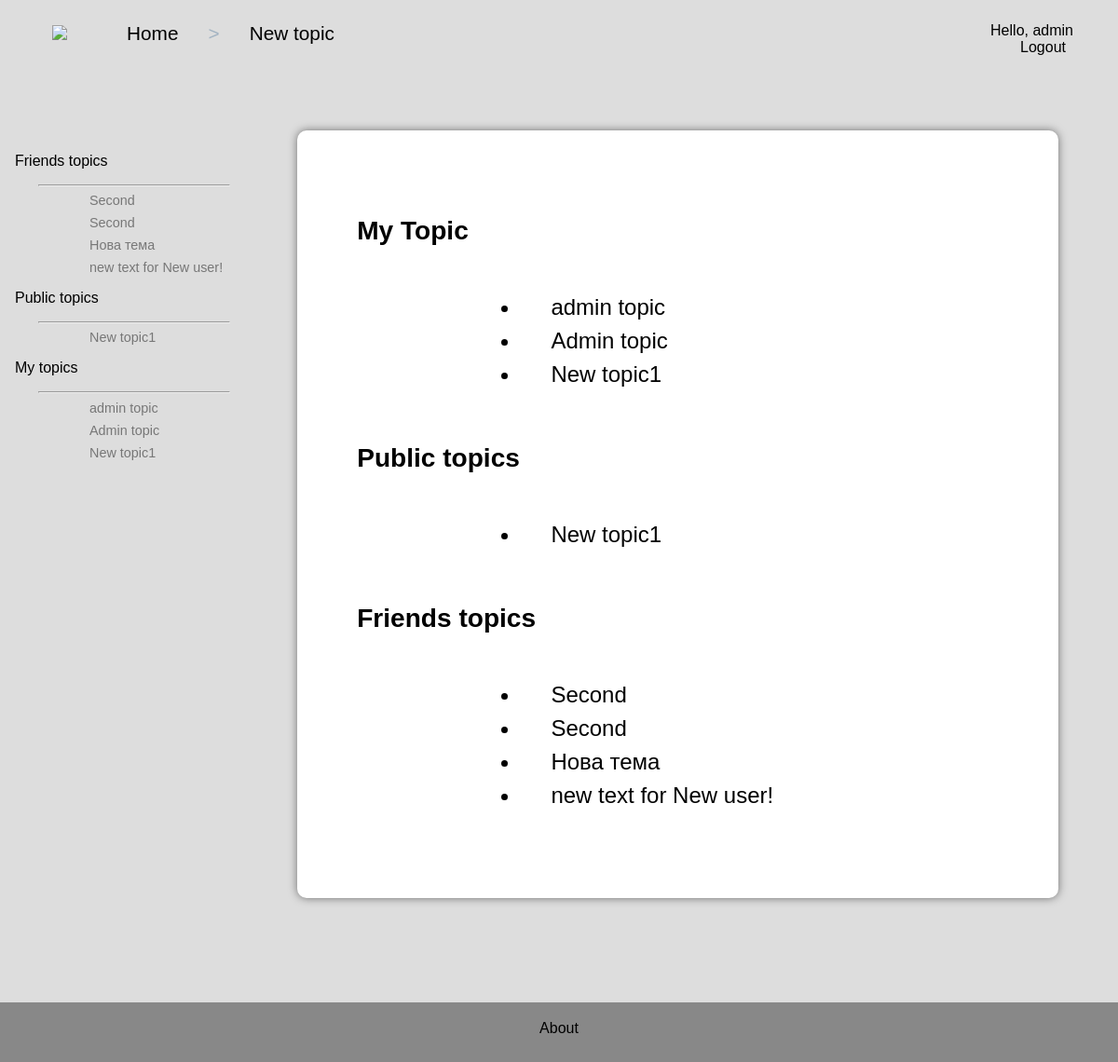
The app's page /blog/topics/ (signed in), older data.
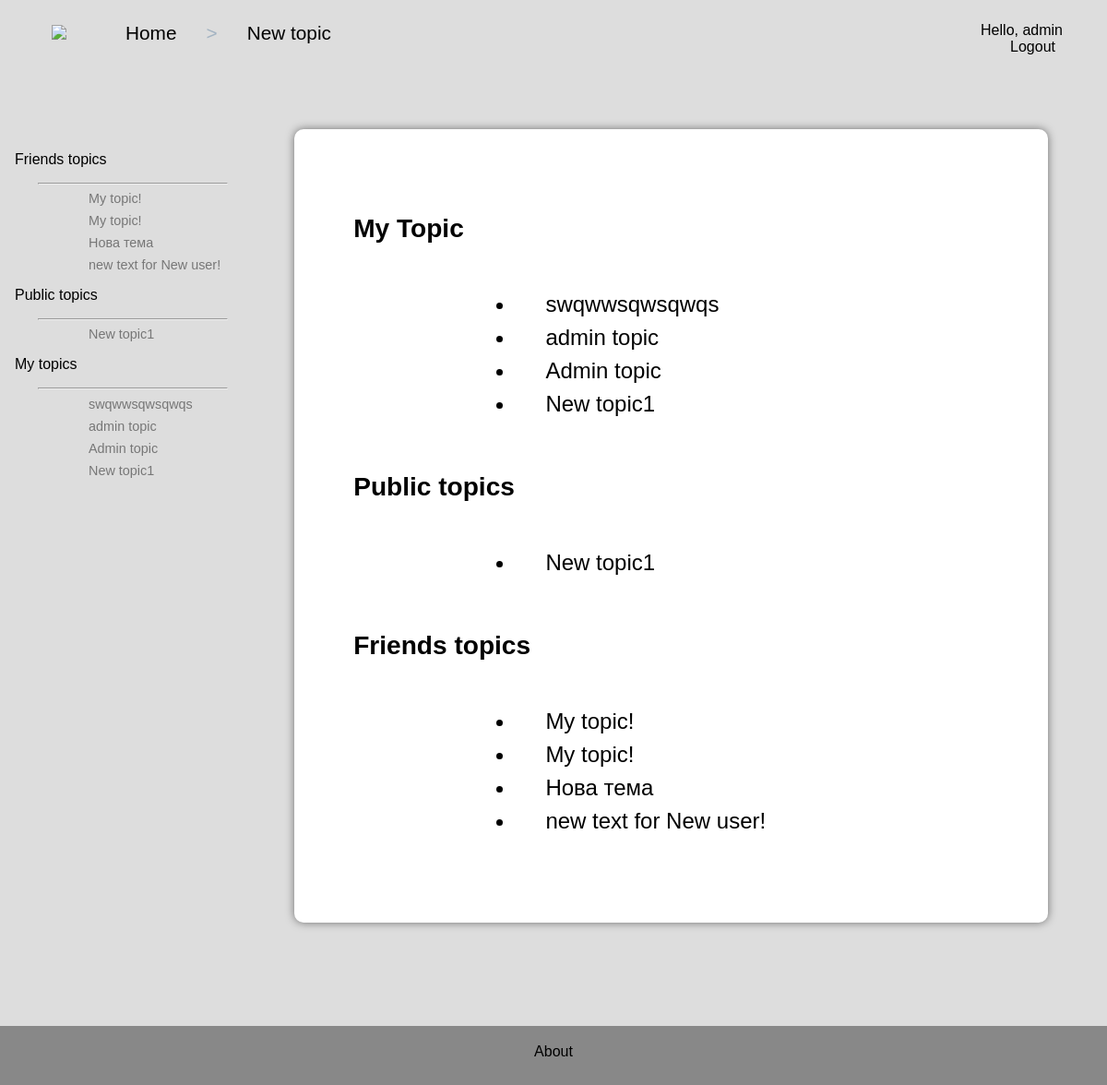
The same page, newer data.
### blog/models.py (models this page shows)
class Topic(models.Model):
    class Permissions(models.IntegerChoices):
        PRIVATE = 0
        GROUP = 1
        FOR_ALL = 2
    text = models.CharField(max_length=200)
    user = models.ForeignKey(User, on_delete=models.CASCADE, related_name='topics')
    permision = models.IntegerField(choices=Permissions, default=Permissions.PRIVATE)
    def __str__(self):
        return self.text

### blog/views.py (the view)
# urls.py: path('topics/', views.show_topic_list, name='show_topic_list'),
def show_topic_list(request):
    (pub_topics, user_topics, friends_topics ) = get_topics_data(request)
    return render(request, 'blog/show_topic_list.html', {
        'user_topics':user_topics,
        'friends_topics':friends_topics,
        'pub_topics':pub_topics,
        'user_aside_topics':user_topics[:7],
        'friends_aside_topics':friends_topics[:7],
        'pub_aside_topics': pub_topics[:7]
    })

### blog/views.py (called while the page is built)
def get_topics_data(request):
    user_topics = []
    friends_topics = []
    pub_topics = Topic.objects.filter(permision=Topic.Permissions.FOR_ALL)
    if request.user.is_authenticated:
        user_topics = request.user.topics.order_by('-pk')
        user_groups = request.user.group_set.all()
        if user_groups:
            friends = [user for group in user_groups for user in group.user.exclude(username=request.user.username)]
            if friends:
                friends_topics = [topic for friend in friends for topic in friend.topics.order_by('-pk')]
    return (pub_topics or [], user_topics, friends_topics)

### blog/templates/blog/show_topic_list.html
{% extends 'blog/layout.html' %}
{% block header_content %}
<a href="{% url 'blog:index' %}"> Home </a>
    {% if user.is_authenticated %}
        <span>></span><a href="{% url 'blog:new_topic' %}">New topic</a>
    {% endif %}
{% endblock header_content %}
{% block main_content %}
    {% if user.is_authenticated %}
        {% if user_topics %}
            <h3 class="topic-title"> My Topic </h3>
            <ul>
            {% for topic in user_topics %}
                <li>
                    <a href="{% url 'blog:show_topic' topic.id %}">{{topic}}</a>
                </li>
            {% endfor %}
            </ul>
        {% else %}
            <a href="{% url 'blog:new_topic' %}"> Maybe it's time to create your own topic </a>
        {% endif %}
    {% endif %}
    {% if pub_topics %}
        <h3 class="topic-title">Public topics</h3>
        <ul>
        {% for topic in pub_topics %}
            <li>
                <a href="{% url 'blog:show_topic' topic.id %}">{{topic}}</a>
            </li>
        {% endfor %}
        </ul>
    {% else %}
        <h3>There are no public topics</h3>
    {% endif %}
    {% if friends_topics %}
        <h3 class="topic-title">Friends topics</h3>
        <ul>
        {% for topic in friends_topics %}
            <li>
                <a href="{% url 'blog:show_topic' topic.id %}">{{topic}}</a>
            </li>
        {% endfor %}
        </ul>
    {% else %}
        <h3>There are no friends topics</h3>
    {% endif %}
{% endblock main_content %}

### blog/templates/blog/layout.html (shortened to what this page needs)
{% load static %}
<!DOCTYPE html>
<html lang="en">
<head>
    <link rel="stylesheet" href="{% static 'blog/style.css' %}" >
</head>
<body>
    <div class="header-wrap">
        <div class="header-start">
            <a href="{% url 'blog:index' %}"><img src="{% static 'blog/logo.png' %}"></a>
            {% block header_content %}{% endblock header_content %}
        </div>
        <div class="header-end">
            {% if user.is_authenticated %}
                Hello, {{user.username}}
                <a href="{% url 'users:logout' %}"> Logout </a>
            {% else %}
                <a href="{% url 'users:login' %}" >Log in</a>
                <a href="{% url 'users:register' %}">Register</a>
            {% endif %}
        </div>
    </div>
    <div class="body-wrap">
        <div class="aside-container">
            {% if friends_aside_topics %}
                <p class="aside-title">Friends topics</p>
                <hr>
                {% for topic in friends_aside_topics %}
                    <a href="{% url 'blog:show_topic' topic.id %}">{{topic}}</a>
                {% endfor %}
            {% endif %}
            {% if pub_aside_topics %}
                <p class="aside-title">Public topics</p>
                <hr>
                {% for topic in pub_aside_topics %}
                    <a href="{% url 'blog:show_topic' topic.id %}">{{topic}}</a>
                {% endfor %}
            {% endif %}
            {% if user_aside_topics %}
                <p class="aside-title">My topics</p>
                <hr>
                {% for topic in user_aside_topics %}
                    <a href="{% url 'blog:show_topic' topic.id %}">{{topic}}</a>
                {% endfor %}
            {% endif %}
        </div>
        <div class="main-container">
            {% block main_content %}{% endblock main_content %}
        </div>
    </div>
    <div class="footer-wrap">
        <a href="{% url 'blog:about' %}">About</a>
    </div>
</body>
</html>

Row changes from the older to the newer data that the page shows:
removed Topic: text "Second"
added Topic: text "My topic!"
added Topic: text "swqwwsqwsqwqs"
